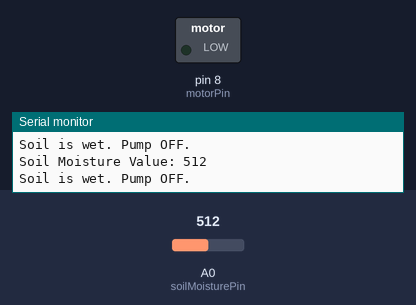
This sketch was run on a simulated Arduino Uno, built with avr-gcc and run on an emulated ATmega328P. On the bench: switched loads named in the sketch (green lamp = pin HIGH), the last lines printed to the serial monitor. Inputs (shaded band) come from the test bench; at power-on: A0 (soilMoisturePin) = 512.

Above: at 1.8 s.
1.9 s: A0 (soilMoisturePin) set to 485
At 3.2 s:
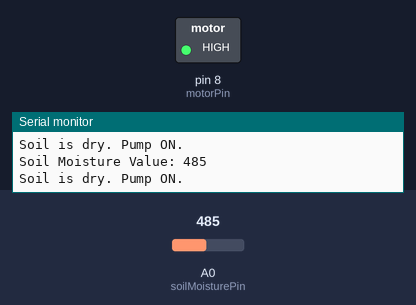
3.5 s: A0 (soilMoisturePin) set to 510
At 5.0 s:
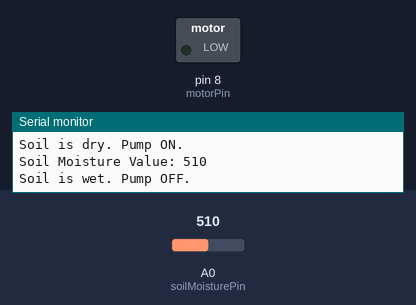
5.5 s: A0 (soilMoisturePin) set to 490
At 6.6 s:
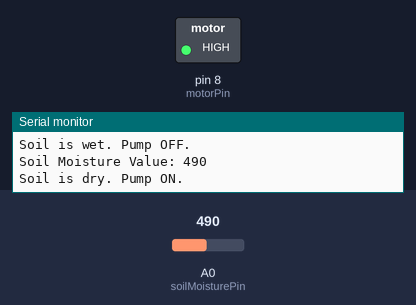
Timing chart, 0 to 8.5 s (numbered marks = the images above; inputs shaded):
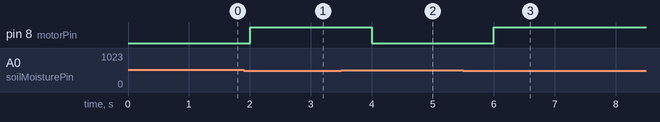

Measured:
- the behaviour switches between 500 and 499 on A0 (soilMoisturePin) (found by bisection; images 0 and 1)
- after the input at 1.9 s, pin 8 (motorPin): LOW → HIGH after 0.10 s
- after the input at 3.5 s, pin 8 (motorPin): HIGH → LOW after 0.50 s
- after the input at 5.5 s, pin 8 (motorPin): LOW → HIGH after 0.50 s

The sketch:

automated_Waterpump-usingSoilmoistureSensor.ino
```cpp
const int soilMoisturePin = A0;   // Analog pin for soil moisture sensor
const int motorPin = 8;           // Digital pin to control motor/relay
int soilMoistureValue = 0;        // Variable to store moisture value
int threshold = 500;              // Adjust this threshold based on your soil and sensor

void setup() {
  pinMode(motorPin, OUTPUT);
  digitalWrite(motorPin, LOW);   // Make sure motor is OFF initially
  Serial.begin(9600);
}

void loop() {
  soilMoistureValue = analogRead(soilMoisturePin);
  Serial.print("Soil Moisture Value: ");
  Serial.println(soilMoistureValue);

  if (soilMoistureValue < threshold) {
    digitalWrite(motorPin, HIGH);  // Turn ON motor
    Serial.println("Soil is dry. Pump ON.");
  } else {
    digitalWrite(motorPin, LOW);   // Turn OFF motor
    Serial.println("Soil is wet. Pump OFF.");
  }

  delay(1000);  // Wait for a second before next reading
}
```
